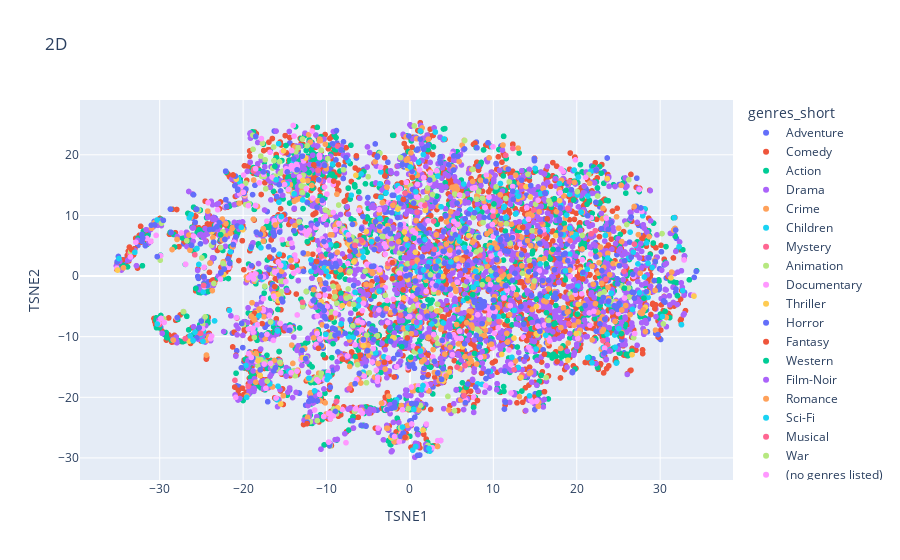

Here is the notebook cell this chart was saved with:
### Code cell
fig = px.scatter(merged_df, x='TSNE1', y='TSNE2',hover_data=['title'],title='2D',color='genres_short')

fig.update_layout(scene=dict(xaxis_title='TSNE1', yaxis_title='TSNE2'))

fig.show()

### Figure 1 — Plotly figure (JSON) as saved in the notebook; plotly's stock layout.template omitted (floating-point values rounded to 4 significant figures; data arrays with more than 128 entries replaced by an {"elided": "..."} marker saying what was removed)
{"data": [{"customdata": {"elided": "653x1 str values"}, "hovertemplate": "genres_short=Adventure<br>TSNE1=%{x}<br>TSNE2=%{y}<br>title=%{customdata[0]}<extra></extra>", "legendgroup": "Adventure", "marker": {"color": "#636efa", "symbol": "circle"}, "mode": "markers", "name": "Adventure", "showlegend": true, "type": "scattergl", "x": {"elided": "653 float values"}, "xaxis": "x", "y": {"elided": "653 float values"}, "yaxis": "y"}, {"customdata": {"elided": "2776x1 str values"}, "hovertemplate": "genres_short=Comedy<br>TSNE1=%{x}<br>TSNE2=%{y}<br>title=%{customdata[0]}<extra></extra>", "legendgroup": "Comedy", "marker": {"color": "#EF553B", "symbol": "circle"}, "mode": "markers", "name": "Comedy", "showlegend": true, "type": "scattergl", "x": {"elided": "2776 float values"}, "xaxis": "x", "y": {"elided": "2776 float values"}, "yaxis": "y"}, {"customdata": {"elided": "1824x1 str values"}, "hovertemplate": "genres_short=Action<br>TSNE1=%{x}<br>TSNE2=%{y}<br>title=%{customdata[0]}<extra></extra>", "legendgroup": "Action", "marker": {"color": "#00cc96", "symbol": "circle"}, "mode": "markers", "name": "Action", "showlegend": true, "type": "scattergl", "x": {"elided": "1824 float values"}, "xaxis": "x", "y": {"elided": "1824 float values"}, "yaxis": "y"}, {"customdata": {"elided": "2222x1 str values"}, "hovertemplate": "genres_short=Drama<br>TSNE1=%{x}<br>TSNE2=%{y}<br>title=%{customdata[0]}<extra></extra>", "legendgroup": "Drama", "marker": {"color": "#ab63fa", "symbol": "circle"}, "mode": "markers", "name": "Drama", "showlegend": true, "type": "scattergl", "x": {"elided": "2222 float values"}, "xaxis": "x", "y": {"elided": "2222 float values"}, "yaxis": "y"}, {"customdata": {"elided": "537x1 str values"}, "hovertemplate": "genres_short=Crime<br>TSNE1=%{x}<br>TSNE2=%{y}<br>title=%{customdata[0]}<extra></extra>", "legendgroup": "Crime", "marker": {"color": "#FFA15A", "symbol": "circle"}, "mode": "markers", "name": "Crime", "showlegend": true, "type": "scattergl", "x": {"elided": "537 float values"}, "xaxis": "x", "y": {"elided": "537 float values"}, "yaxis": "y"}, {"customdata": {"elided": "197x1 str values"}, "hovertemplate": "genres_short=Children<br>TSNE1=%{x}<br>TSNE2=%{y}<br>title=%{customdata[0]}<extra></extra>", "legendgroup": "Children", "marker": {"color": "#19d3f3", "symbol": "circle"}, "mode": "markers", "name": "Children", "showlegend": true, "type": "scattergl", "x": {"elided": "197 float values"}, "xaxis": "x", "y": {"elided": "197 float values"}, "yaxis": "y"}, {"customdata": [["Twelve Monkeys (a.k.a. 12 Monkeys) (1995)"], ["Seven (a.k.a. Se7en) (1995)"], ["Unforgettable (1996)"], ["Just Cause (1995)"], ["Underneath (1995)"], ["True Crime (1996)"], ["Rear Window (1954)"], ["Spellbound (1945)"], ["Absolute Power (1997)"], ["Stage Fright (1950)"], ["Saboteur (1942)"], ["Mortal Thoughts (1991)"], ["Stepford Wives, The (1975)"], ["Dead Again (1991)"], ["Pacific Heights (1990)"], ["Eyes of Laura Mars (1978)"], ["Jennifer 8 (1992)"], ["Memento (2000)"], ["Obsession (1976)"], ["Masquerade (1988)"], ["Cat o' Nine Tails, The (Gatto a nove code, Il) (1971)"], ["Vanishing, The (1993)"], ["Dressed to Kill (1980)"], ["Vanilla Sky (2001)"], ["Seconds (1966)"], ["Blow Out (1981)"], ["Truth About Charlie, The (2002)"], ["Andromeda Strain, The (1971)"], ["Shattered (1991)"], ["Secret Window (2004)"], ["Body Double (1984)"], ["Maltese Falcon, The (a.k.a. Dangerous Female) (1931)"], ["Fear X (2003)"], ["Sherlock Holmes: The Woman in Green (1945)"], ["Old Boy (2003)"], ["Bunny Lake Is Missing (1965)"], ["District 9 (2009)"], ["Buried (2010)"], ["Exam (2009)"], ["Super 8 (2011)"], ["Raven, The (2012)"], ["Enemy (2013)"], ["The Boy Next Door (2015)"], ["Narcopolis (2014)"], ["Death Note Rewrite: Genshisuru Kami (2007)"], ["Project X (1968)"], ["The Wailing (2016)"], ["Inferno (2016)"]], "hovertemplate": "genres_short=Mystery<br>TSNE1=%{x}<br>TSNE2=%{y}<br>title=%{customdata[0]}<extra></extra>", "legendgroup": "Mystery", "marker": {"color": "#FF6692", "symbol": "circle"}, "mode": "markers", "name": "Mystery", "showlegend": true, "type": "scattergl", "x": [21.72, 2.839, 12.49, 11.78, 22.22, -1.894, 14.83, 0.8585, 23.14, 20.38, 8.529, 19.04, 12.86, 9.401, 8.384, 15.76, 13.37, 23.69, 18.93, -8.792, 10.9, 2.893, 19.02, 6.505, 12.56, 16.1, -2.632, -25.45, -20.98, 10.69, 11.74, -10.6, 9.446, 13.44, -7.266, 6.609, -5.794, -8.672, -8.416, -15.65, -18.77, -30.03, -18.37, -13.88, -17.7, -18.41, -33.61, -10.74], "xaxis": "x", "y": [6.963, 9.06, -15.43, 6.542, 7.487, 12.04, 10.87, 10.56, -10.67, 1.096, -8.642, -7.877, 6.632, 2.7, 3.396, 8.941, 14.85, -11.33, 11.19, -20.66, 0.8086, -10.41, -5.843, 4.351, 6.197, 6.964, 2.066, -9.593, -17.2, -7.524, -10.83, 3.228, -6.396, -16.33, -18.57, -14.78, 5.867, 21.42, -13.17, 9.692, 17.34, -7.983, -6.568, -16.3, -14.84, 0.2982, 3.701, 15.72], "yaxis": "y"}, {"customdata": {"elided": "294x1 str values"}, "hovertemplate": "genres_short=Animation<br>TSNE1=%{x}<br>TSNE2=%{y}<br>title=%{customdata[0]}<extra></extra>", "legendgroup": "Animation", "marker": {"color": "#B6E880", "symbol": "circle"}, "mode": "markers", "name": "Animation", "showlegend": true, "type": "scattergl", "x": {"elided": "294 float values"}, "xaxis": "x", "y": {"elided": "294 float values"}, "yaxis": "y"}, {"customdata": {"elided": "384x1 str values"}, "hovertemplate": "genres_short=Documentary<br>TSNE1=%{x}<br>TSNE2=%{y}<br>title=%{customdata[0]}<extra></extra>", "legendgroup": "Documentary", "marker": {"color": "#FF97FF", "symbol": "circle"}, "mode": "markers", "name": "Documentary", "showlegend": true, "type": "scattergl", "x": {"elided": "384 float values"}, "xaxis": "x", "y": {"elided": "384 float values"}, "yaxis": "y"}, {"customdata": [["Jade (1995)"], ["Safe (1995)"], ["Hideaway (1995)"], ["Red Rock West (1992)"], ["Blink (1994)"], ["Fugitive, The (1993)"], ["Malice (1993)"], ["Sliver (1993)"], ["Fear (1996)"], ["Shadow Conspiracy (1997)"], ["Sleepers (1996)"], ["Cape Fear (1991)"], ["Stranger in the House (1997)"], ["Hush (1998)"], ["Perfect Murder, A (1998)"], ["Dead Zone, The (1983)"], ["Frenzy (1972)"], ["Topaz (1969)"], ["Torn Curtain (1966)"], ["I Confess (1953)"], ["Sabotage (1936)"], ["Secret Agent (1936)"], ["Strangeland (1998)"], ["Arlington Road (1999)"], ["I Saw What You Did (1965)"], ["Ipcress File, The (1965)"], ["Bone Collector, The (1999)"], ["Coma (1978)"], ["Felicia's Journey (1999)"], ["Dead Calm (1989)"], ["Odessa File, The (1974)"], ["Eye of the Beholder (1999)"], ["Skulls, The (2000)"], ["Seven Days in May (1964)"], ["In Crowd, The (2000)"], ["Crush, The (1993)"], ["Bless the Child (2000)"], ["Gift, The (2000)"], ["Best Seller (1987)"], ["Cop (1988)"], ["Fourth Protocol, The (1987)"], ["15 Minutes (2001)"], ["Glass House, The (2001)"], ["Don't Say a Word (2001)"], ["Domestic Disturbance (2001)"], ["Panic Room (2002)"], ["High Crimes (2002)"], ["Swimfan (2002)"], ["Eyewitness (Janitor, The) (1981)"], ["Intact (Intacto) (2001)"], ["Tightrope (1984)"], ["Eye, The (Gin gwai) (Jian gui) (2002)"], ["Twisted (2004)"], ["Spartan (2004)"], ["Parallax View, The (1974)"], ["Manchurian Candidate, The (2004)"], ["Stay (2005)"], ["Across the Hall (2009)"], ["Best Offer, The (Migliore offerta, La) (2013)"], ["Bad Karma (2012)"], ["Blue Ruin (2013)"], ["A Most Wanted Man (2014)"], ["Felony (2013)"], ["Guest, The (2014)"], ["Who Am I (Kein System Ist Sicher) (2014)"], ["The Loft (2014)"], ["Kill Me Three Times (2014)"], ["Return to Sender (2015)"], ["Careful What You Wish For (2015)"], ["Colonia (2016)"], ["Spotlight (2015)"], ["Mojave (2015)"], ["Standoff (2016)"], ["10 Cloverfield Lane (2016)"], ["Hush (2016)"], ["The Maid's Room (2014)"], ["Don't Breathe (2016)"], ["Elle (2016)"], ["The Girl on the Train (2016)"], ["The Thinning (2016)"], ["Miss Sloane (2016)"], ["American Fable (2017)"], ["Tiger Raid (2016)"], ["Atomic Blonde (2017)"]], "hovertemplate": "genres_short=Thriller<br>TSNE1=%{x}<br>TSNE2=%{y}<br>title=%{customdata[0]}<extra></extra>", "legendgroup": "Thriller", "marker": {"color": "#FECB52", "symbol": "circle"}, "mode": "markers", "name": "Thriller", "showlegend": true, "type": "scattergl", "x": [14.08, 12.48, 7.352, 24.91, 28.23, 26.63, 4.72, 17.48, 1.415, 15.85, 23.66, 28.58, 31.29, 34.06, -5.553, 19.94, -5.226, -23.77, 10.66, 17.94, 5.564, 25.07, -1.444, 8.83, 8.088, 18.95, 14.44, -9.738, -0.2905, 1.857, 13.92, 20.17, -3.68, 9.238, -12.96, -12.9, 5.967, 18.63, 13.32, 20.48, 11.0, -0.476, 15.16, -0.7684, 6.315, -12.82, -20.03, -7.273, 3.225, 15.14, 0.04657, -0.2631, 8.032, -0.6623, 7.047, 1.576, -8.103, -2.03, 3.959, 0.5903, -22.32, -26.47, -12.47, -15.15, 7.715, 0.656, -10.65, -6.712, 4.004, -15.5, -17.96, -6.476, -20.82, -35.05, -20.06, -19.84, -18.45, 1.877, -2.299, -3.654, -18.2, -8.665, -15.82, -15.77], "xaxis": "x", "y": [0.07817, -10.24, -6.839, 1.946, -5.135, -12.96, -15.83, 6.682, -4.923, -9.291, 16.08, -2.715, -0.2922, -3.306, -11.5, -9.48, 7.344, 7.285, -0.6302, 12.45, 2.802, 1.785, 11.04, -8.245, 0.9581, -13.88, 13.05, 1.24, -0.6018, 10.83, 14.74, -4.668, 0.6176, 15.84, -12.07, -13.48, 12.28, -6.271, -16.72, 1.005, -12.92, 6.102, -5.026, -3.61, -11.69, 15.77, 7.646, 5.112, -5.743, -9.525, 18.45, 17.76, -0.2458, 7.275, 6.668, -25.4, -4.873, -10.15, -0.07031, -1.993, 0.2395, -10.75, 19.47, 20.67, -12.89, 3.92, -4.239, 2.324, -17.32, -21.11, -16.41, 16.61, 15.98, 0.9833, 13.84, 13.53, -6.039, -28.36, -26.59, 8.469, -13.95, -21.74, -3.055, -4.057], "yaxis": "y"}, {"customdata": {"elided": "468x1 str values"}, "hovertemplate": "genres_short=Horror<br>TSNE1=%{x}<br>TSNE2=%{y}<br>title=%{customdata[0]}<extra></extra>", "legendgroup": "Horror", "marker": {"color": "#636efa", "symbol": "circle"}, "mode": "markers", "name": "Horror", "showlegend": true, "type": "scattergl", "x": {"elided": "468 float values"}, "xaxis": "x", "y": {"elided": "468 float values"}, "yaxis": "y"}, {"customdata": [["Prophecy, The (1995)"], ["Candyman: Farewell to the Flesh (1995)"], ["Brazil (1985)"], ["Dracula (Bram Stoker's Dracula) (1992)"], ["Tales from the Darkside: The Movie (1990)"], ["Sleepy Hollow (1999)"], ["Ninth Gate, The (1999)"], ["Evil Dead, The (1981)"], ["Made in Heaven (1987)"], ["Last Wave, The (1977)"], ["Queen of the Damned (2002)"], ["Company of Wolves, The (1984)"], ["Videodrome (1983)"], ["Paperhouse (1988)"], ["Children of Dune (2003)"], ["Nightbreed (1990)"], ["Brigadoon (1954)"], ["Andalusian Dog, An (Chien andalou, Un) (1929)"], ["Topo, El (1970)"], ["Twilight Zone: The Movie (1983)"], ["Prince of Darkness (1987)"], ["Purgatory (1999)"], ["Ginger Snaps Back: The Beginning (2004)"], ["Survive Style 5+ (2004)"], ["7 Faces of Dr. Lao (1964)"], ["Silent Hill (2006)"], ["Night Listener, The (2006)"], ["Meshes of the Afternoon (1943)"], ["Troll 2 (1990)"], ["Snow White (1916)"], ["Nightmare on Elm Street, A (2010)"], ["Twilight Saga: Eclipse, The (2010)"], ["Heartless (2009)"], ["Red Riding Hood (2011)"], ["Troll Hunter, The (Trolljegeren) (2010)"], ["Insidious (2010)"], ["Insidious: Chapter 3 (2015)"], ["Fantastic Beasts and Where to Find Them (2016)"], ["Solace (2015)"], ["Miss Peregrine's Home for Peculiar Children (2016)"], ["Beauty and the Beast (2017)"], ["The Dark Tower (2017)"]], "hovertemplate": "genres_short=Fantasy<br>TSNE1=%{x}<br>TSNE2=%{y}<br>title=%{customdata[0]}<extra></extra>", "legendgroup": "Fantasy", "marker": {"color": "#EF553B", "symbol": "circle"}, "mode": "markers", "name": "Fantasy", "showlegend": true, "type": "scattergl", "x": [20.72, 23.79, -10.97, 29.36, 14.42, -11.19, 25.41, 14.01, -0.7843, -2.106, 16.12, 7.068, 0.2929, -3.847, -0.8121, -3.066, 1.027, -0.5883, 6.439, 8.101, 17.64, -0.3232, 13.53, 16.47, -1.182, -14.11, -2.115, -21.2, -11.52, -16.8, -8.119, -5.954, -9.146, 0.8808, -15.13, -9.444, 15.02, -20.1, -33.35, -18.64, -12.34, -16.2], "xaxis": "x", "y": [-0.4788, 5.119, -11.93, -5.356, 1.71, 2.391, -9.973, -10.64, 12.65, 2.208, -12.89, -6.566, 16.28, -6.152, -2.283, -14.23, -18.8, -26.62, -0.6161, -20.53, -14.11, -10.22, 8.039, 9.432, -0.3554, 1.464, -0.4411, 16.67, 18.34, 3.139, -13.68, -13.03, 15.67, -11.96, 10.08, -6.851, -8.518, 5.828, 4.333, -6.147, -24.34, -1.744], "yaxis": "y"}, {"customdata": [["Wild Bill (1995)"], ["Wyatt Earp (1994)"], ["Bad Girls (1994)"], ["Pale Rider (1985)"], ["Alvarez Kelly (1966)"], ["High Plains Drifter (1973)"], ["Little Big Man (1970)"], ["Jeremiah Johnson (1972)"], ["Mackenna's Gold (1969)"], ["Rio Bravo (1959)"], ["One-Eyed Jacks (1961)"], ["Hombre (1967)"], ["She Wore a Yellow Ribbon (1949)"], ["Tom Horn (1980)"], ["Nevada Smith (1966)"], ["Winchester '73 (1950)"], ["Open Range (2003)"], ["Pat Garrett and Billy the Kid (1973)"], ["Appaloosa (2008)"], ["Winds of the Wasteland (1936)"], ["True Grit (2010)"], ["The Hateful Eight (2015)"], ["The Dark Valley (2014)"]], "hovertemplate": "genres_short=Western<br>TSNE1=%{x}<br>TSNE2=%{y}<br>title=%{customdata[0]}<extra></extra>", "legendgroup": "Western", "marker": {"color": "#00cc96", "symbol": "circle"}, "mode": "markers", "name": "Western", "showlegend": true, "type": "scattergl", "x": [25.71, 25.35, 28.06, 6.841, 17.16, 16.78, 7.743, 7.526, -12.09, -0.9748, 16.37, 0.4652, -9.218, -22.69, -24.72, -25.68, 16.34, 1.01, 3.205, 1.662, 0.09516, 10.07, -16.2], "xaxis": "x", "y": [-2.0, -9.493, -3.644, -3.659, 4.396, -6.892, -12.78, -3.062, 17.07, -11.67, -6.055, 6.256, -11.16, 6.818, -1.456, -2.049, 2.008, -18.77, 13.19, 6.448, -13.39, 11.89, 18.11], "yaxis": "y"}, {"customdata": [["Suture (1993)"], ["Maltese Falcon, The (1941)"], ["Notorious (1946)"], ["Third Man, The (1949)"], ["Out of the Past (1947)"], ["Suspicion (1941)"], ["Angel Heart (1987)"], ["Kiss Me Deadly (1955)"], ["D.O.A. (1988)"], ["Pickup on South Street (1953)"], ["Undercurrent (1946)"], ["13 Tzameti (2005)"]], "hovertemplate": "genres_short=Film-Noir<br>TSNE1=%{x}<br>TSNE2=%{y}<br>title=%{customdata[0]}<extra></extra>", "legendgroup": "Film-Noir", "marker": {"color": "#ab63fa", "symbol": "circle"}, "mode": "markers", "name": "Film-Noir", "showlegend": true, "type": "scattergl", "x": [1.675, 15.63, -2.261, 20.9, 5.343, 13.18, -8.773, 0.8098, 6.81, -3.827, -2.204, 13.89], "xaxis": "x", "y": [4.612, 9.349, 11.84, 14.82, 16.36, 13.32, -15.29, -7.613, -0.9004, -6.145, 5.332, -22.18], "yaxis": "y"}, {"customdata": [["Jack and Sarah (1995)"], ["Farewell to Arms, A (1932)"], ["Hustler White (1996)"], ["In Love and War (1996)"], ["Kama Sutra: A Tale of Love (1996)"], ["Love Jones (1997)"], ["Love and Other Catastrophes (1996)"], ["Temptress Moon (Feng Yue) (1996)"], ["Fall (1997)"], ["Life Less Ordinary, A (1997)"], ["Meet Joe Black (1998)"], ["Message in a Bottle (1999)"], ["Autumn Tale, An (Conte d'automne) (1998)"], ["Against All Odds (1984)"], ["Big Country, The (1958)"], ["House of Mirth, The (2000)"], ["Claim, The (2000)"], ["Cherry 2000 (1987)"], ["Angel Eyes (2001)"], ["Happy Accidents (2000)"], ["Enigma (2001)"], ["Brown Sugar (2002)"], ["Rio Grande (1950)"], ["He Loves Me... He Loves Me Not (À la folie... pas du tout) (2002)"], ["Open Hearts (Elsker dig for evigt) (2002)"], ["And Now... Ladies and Gentlemen... (2002)"], ["Dirty Dancing: Havana Nights (2004)"], ["Jetée, La (1962)"], ["Code 46 (2003)"], ["Raise Your Voice (2004)"], ["Emma (1996)"], ["Paris, I Love You (Paris, je t'aime) (2006)"], ["Adjustment Bureau, The (2011)"], ["Birdemic: Shock and Terror (2010)"], ["Upstream Color (2013)"], ["Before We Go (2014)"], ["'Tis the Season for Love (2015)"], ["Anything for Love (2016)"]], "hovertemplate": "genres_short=Romance<br>TSNE1=%{x}<br>TSNE2=%{y}<br>title=%{customdata[0]}<extra></extra>", "legendgroup": "Romance", "marker": {"color": "#FFA15A", "symbol": "circle"}, "mode": "markers", "name": "Romance", "showlegend": true, "type": "scattergl", "x": [-2.039, 14.49, 24.59, 19.17, 18.07, 29.39, 25.87, 25.32, 31.37, 25.41, -18.08, 10.44, -0.4225, 7.331, 26.88, 28.0, 8.885, 11.69, 4.815, -16.13, -8.752, -21.55, 14.11, 9.766, 4.342, 4.792, 18.88, -15.38, 19.38, -2.775, -18.74, -11.56, 2.238, 5.727, -3.404, -14.26, -18.46, -19.0], "xaxis": "x", "y": [11.68, 4.994, -7.498, 0.977, -11.93, -2.375, -4.86, 14.97, 0.65, -5.597, -5.438, 4.639, 19.13, -5.867, 11.47, -5.586, -13.3, -10.9, -11.73, 8.419, 8.74, 7.036, 5.846, -11.24, -16.5, 4.269, -5.946, 0.7814, -3.534, -25.1, -7.036, -2.251, -10.09, -5.529, -20.97, 2.579, -12.76, -6.649], "yaxis": "y"}, {"customdata": [["Island of Dr. Moreau, The (1996)"], ["Sphere (1998)"], ["2010: The Year We Make Contact (1984)"], ["Meteor (1979)"], ["It Came from Outer Space (1953)"], ["Earth vs. the Flying Saucers (1956)"], ["Zone 39 (1997)"], ["Mission to Mars (2000)"], ["Retroactive (1997)"], ["Runaway (1984)"], ["Battle Beyond the Stars (1980)"], ["When Worlds Collide (1951)"], ["Angry Red Planet, The (1959)"], ["Incredible Shrinking Man, The (1957)"], ["Brainstorm (1983)"], ["20 Million Miles to Earth (1957)"], ["Time After Time (1979)"], ["Android (1982)"], ["Beginning of the End (1957)"], ["Amazing Transparent Man, The (1960)"], ["Alien from L.A. (1988)"], ["Boy and His Dog, A (1975)"], ["Robot Jox (1990)"], ["This Island Earth (1955)"], ["Final Cut, The (2004)"], ["Robinson Crusoe on Mars (1964)"], ["Futureworld (1976)"], ["Brave New World (1998)"], ["Babylon 5"], ["Babylon 5: The Gathering (1993)"], ["Stargate: Continuum (2008)"], ["Babylon 5: The Legend of the Rangers: To Live and Die in Starlight (2002)"], ["Babylon 5: The Lost Tales - Voices in the Dark (2007)"], ["Timecrimes (Cronocrímenes, Los) (2007)"], ["Push (2009)"], ["Cargo (2009)"], ["Skyline (2010)"], ["Limitless (2011)"], ["Contagion (2011)"], ["Atomic Submarine, The (1959)"], ["Sharknado (2013)"], ["Interstellar (2014)"], ["Dawn of the Planet of the Apes (2014)"], ["Signal, The (2014)"], ["Autómata (Automata) (2014)"], ["Omega Doom (1996)"], ["Paradox (2010)"], ["Oblivion 2: Backlash (1996)"], ["Project Almanac (2015)"], ["Idaho Transfer (1973)"], ["Doctor Who: A Christmas Carol (2010)"], ["Doctor Who: The Runaway Bride (2007)"], ["Buck Rogers in the 25th Century (1979)"], ["Webmaster (1998)"], ["ARQ (2016)"], ["Arrival (2016)"], ["Saturn 3 (1980)"], ["Guyver: Dark Hero (1994)"], ["Seven Sisters (2017)"], ["Blade Runner 2049 (2017)"], ["2048: Nowhere to Run (2017)"]], "hovertemplate": "genres_short=Sci-Fi<br>TSNE1=%{x}<br>TSNE2=%{y}<br>title=%{customdata[0]}<extra></extra>", "legendgroup": "Sci-Fi", "marker": {"color": "#19d3f3", "symbol": "circle"}, "mode": "markers", "name": "Sci-Fi", "showlegend": true, "type": "scattergl", "x": [0.7207, -2.867, -32.98, 3.347, 20.2, 1.807, -5.848, 16.29, 25.04, 18.78, 18.64, -9.766, 12.98, 3.172, -3.691, -20.22, 3.386, 21.32, -26.0, -0.2819, 0.02935, 14.33, 15.13, -4.111, 0.6927, -10.0, 4.915, 19.17, 1.415, 7.893, -12.85, -9.935, -13.87, 2.619, 1.566, 6.529, -15.42, 1.258, 1.634, -16.04, -26.36, -30.3, -25.77, 0.4634, -26.44, -10.1, -6.576, 11.49, -8.236, -15.05, -3.862, -34.88, -15.15, -0.8839, -18.1, 2.288, -9.733, -7.62, -12.11, -15.86, -9.844], "xaxis": "x", "y": [13.89, 13.72, 3.922, 16.49, 16.32, 6.028, 16.84, -9.758, -8.673, 10.06, 0.8494, -0.08207, 13.17, 4.403, -2.479, 8.045, 2.483, -13.48, -10.61, 5.059, 17.99, -19.76, -12.04, -12.65, -28.12, 0.7669, 2.328, 7.919, -18.74, 0.7875, 12.56, -17.06, 13.57, -7.898, -18.07, 4.71, 9.811, -12.37, 0.9964, 15.87, -9.873, -7.914, -9.265, -22.0, 9.594, -9.604, -2.668, 9.675, -7.883, 1.501, -16.53, 2.882, 2.097, -24.91, -6.531, -28.46, -27.4, 7.15, -16.84, -9.062, -16.42], "yaxis": "y"}, {"customdata": [["American in Paris, An (1951)"], ["Meet Me in St. Louis (1944)"], ["Gigi (1958)"], ["Inspector General, The (1949)"], ["Sound of Music, The (1965)"], ["Broadway Melody, The (1929)"], ["Tommy (1975)"], ["South Pacific (1958)"], ["Happy Go Lovely (1951)"], ["Gypsy (1962)"], ["Unsinkable Molly Brown, The (1964)"], ["Fantasticks, The (1995)"], ["Calamity Jane (1953)"], ["Love Me Tender (1956)"], ["Breakin' 2: Electric Boogaloo (1984)"], ["Silk Stockings (1957)"], ["From Justin to Kelly (2003)"], ["Jolson Story, The (1946)"], ["Oklahoma! (1955)"], ["Gold Diggers of 1933 (1933)"], ["Easter Parade (1948)"], ["Moonwalker (1988)"], ["Cats (1998)"]], "hovertemplate": "genres_short=Musical<br>TSNE1=%{x}<br>TSNE2=%{y}<br>title=%{customdata[0]}<extra></extra>", "legendgroup": "Musical", "marker": {"color": "#FF6692", "symbol": "circle"}, "mode": "markers", "name": "Musical", "showlegend": true, "type": "scattergl", "x": [-0.5897, 9.97, 25.66, 26.91, 23.51, 0.2649, 12.34, 19.11, 1.801, 19.2, -25.79, 11.5, -6.585, 2.931, -24.73, -25.09, -19.39, -11.0, -1.1, -12.88, 5.645, 6.482, -26.95], "xaxis": "x", "y": [13.69, 9.87, 0.7706, 5.264, -0.5021, 2.193, 21.05, 15.56, 11.65, 5.849, 3.513, 19.9, 5.068, 4.392, -1.517, -9.442, -18.19, 17.42, -6.444, -4.319, -15.01, -19.73, -10.33], "yaxis": "y"}, {"customdata": [["Pork Chop Hill (1959)"], ["Run Silent Run Deep (1958)"], ["Objective, Burma! (1945)"], ["Battle for Haditha (2007)"]], "hovertemplate": "genres_short=War<br>TSNE1=%{x}<br>TSNE2=%{y}<br>title=%{customdata[0]}<extra></extra>", "legendgroup": "War", "marker": {"color": "#B6E880", "symbol": "circle"}, "mode": "markers", "name": "War", "showlegend": true, "type": "scattergl", "x": [2.468, 2.707, 16.63, 8.444], "xaxis": "x", "y": [0.221, 13.45, -7.313, 4.306], "yaxis": "y"}, {"customdata": [["La cravate (1957)"], ["Ben-hur (2016)"], ["Pirates of the Caribbean: Dead Men Tell No Tales (2017)"], ["Superfast! (2015)"], ["Let It Be Me (1995)"], ["Trevor Noah: African American (2013)"], ["Guardians (2016)"], ["Green Room (2015)"], ["The Brand New Testament (2015)"], ["Hyena Road"], ["The Adventures of Sherlock Holmes and Doctor Watson"], ["A Cosmic Christmas (1977)"], ["Grease Live (2016)"], ["Noin 7 veljestä (1968)"], ["Paterson"], ["Ali Wong: Baby Cobra (2016)"], ["A Midsummer Night's Dream (2016)"], ["The Forbidden Dance (1990)"], ["Ethel & Ernest (2016)"], ["Whiplash (2013)"], ["The OA"], ["Lemonade (2016)"], ["Cosmos"], ["Maria Bamford: Old Baby"], ["Death Note: Desu nôto (2006–2007)"], ["Generation Iron 2"], ["T2 3-D: Battle Across Time (1996)"], ["The Godfather Trilogy: 1972-1990 (1992)"], ["The Adventures of Sherlock Holmes and Doctor Watson: The Hunt for the Tiger (1980)"], ["The Putin Interviews (2017)"], ["Black Mirror"], ["Too Funny to Fail: The Life and Death of The Dana Carvey Show (2017)"], ["Serving in Silence: The Margarethe Cammermeyer Story (1995)"], ["A Christmas Story Live! (2017)"]], "hovertemplate": "genres_short=(no genres listed)<br>TSNE1=%{x}<br>TSNE2=%{y}<br>title=%{customdata[0]}<extra></extra>", "legendgroup": "(no genres listed)", "marker": {"color": "#FF97FF", "symbol": "circle"}, "mode": "markers", "name": "(no genres listed)", "showlegend": true, "type": "scattergl", "x": [8.455, 15.34, -3.715, -4.4, -20.79, 9.475, -18.54, -15.53, -19.97, -19.03, -18.74, -16.72, -19.34, -17.48, -13.54, -15.48, -15.47, -1.845, -3.619, -7.372, -9.267, -17.81, -6.537, -6.497, -9.745, -13.89, -16.77, -8.505, -22.71, -3.899, -17.14, -3.852, -16.35, -5.5], "xaxis": "x", "y": [-13.42, -8.259, -5.597, -11.97, -6.876, 13.01, 0.3697, -7.827, 13.81, -13.42, -0.4787, -14.41, -12.81, -14.52, -15.68, 1.751, -15.95, -26.48, 1.016, 6.802, -23.07, 22.68, -21.9, -21.83, -27.39, 23.08, 20.42, 8.668, -0.5014, -17.35, -9.616, -16.7, -3.354, -16.49], "yaxis": "y"}], "layout": {"legend": {"title": {"text": "genres_short"}, "tracegroupgap": 0}, "scene": {"xaxis": {"title": {"text": "TSNE1"}}, "yaxis": {"title": {"text": "TSNE2"}}}, "title": {"text": "2D"}, "xaxis": {"anchor": "y", "domain": [0, 1], "title": {"text": "TSNE1"}}, "yaxis": {"anchor": "x", "domain": [0, 1], "title": {"text": "TSNE2"}}}}
